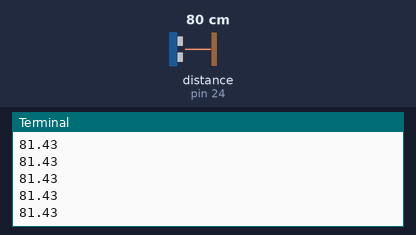
The program below on a simulated Raspberry Pi (header pin numbers). On the bench: the last lines printed to the terminal. The test bench sets the inputs (shaded band); at power-on: distance to the obstacle (sensor on pin 24) 80 cm. The echo pulse lasts 58.3 µs per cm; the clock reads 2024-03-15 10:24:30 at power-on unless the program sets it.

Above: at 2.2 s.
2.3 s: distance to the obstacle (sensor on pin 24) set to 2 cm
At 2.34 s:
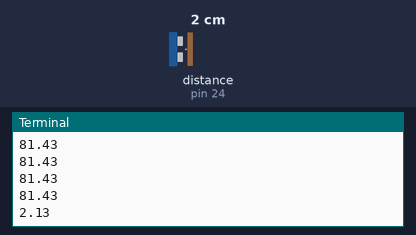
3.8 s: distance to the obstacle (sensor on pin 24) set to 4 cm
At 3.81 s:
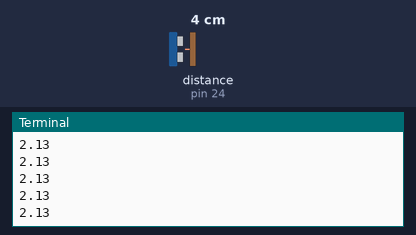
Timing chart, 0 to 6.8 s (numbered marks = the images above; inputs shaded):
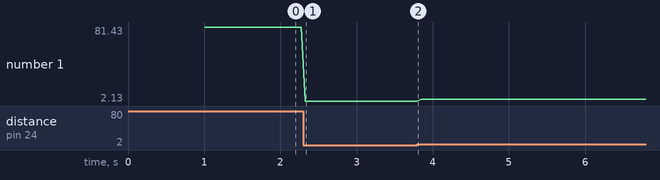

Measured:
- after the input at 2.3 s, the terminal: prints a new line at once (image 1)
- plotted number 1: 81.43 → 2.13 after the input at 2.3 s, 2.13 → 4.24 after the input at 3.8 s

The program:

obst2.py
```python
# coding:utf-8

import sys
import time
import signal
import RPi.GPIO as GPIO

# Define a numeração dos pinos de acordo com a placa
GPIO.setmode(GPIO.BOARD)

# Função para finalizar o acesso à GPIO do Raspberry de forma segura
def clean():
    GPIO.cleanup()

# Função para finalizar o programa de forma segura com CTRL-C
def sigint_handler(signum, instant):
    clean()
    sys.exit()

# Ativar a captura do sinal SIGINT (Ctrl-C)
signal.signal(signal.SIGINT, sigint_handler)

# TRIG será conectado ao pino 18. ECHO ao pino 16.
TRIG = 23
ECHO = 24

# Variáveis para auxiliar no controle do loop principal
# sampling_rate: taxa de amostragem em Hz, isto é, em média,
#   quantas leituras do sonar serão feitas por segundo
# speed_of_sound: velocidade do som no ar a 30ºC em m/s
# max_distance: máxima distância permitida para medição
# max_delta_t: um valor máximo para a variável delta_t,
#   baseado na distância máxima max_distance
sampling_rate = 20.0
speed_of_sound = 349.10
max_distance = 4.0
max_delta_t = max_distance / speed_of_sound

# Define TRIG como saída digital
# Define ECHO como entrada digital
GPIO.setup(TRIG, GPIO.OUT)
GPIO.setup(ECHO, GPIO.IN)

# Inicializa TRIG em nível lógico baixo
GPIO.output(TRIG, False)
time.sleep(1)

print ("Sampling Rate:", sampling_rate, "Hz")
print ("Distances (cm)")

# Loop principal. Será executado até que que seja pressionado CTRL-C
while True:

    # Gera um pulso de 10ms em TRIG.
    # Essa ação vai resultar na transmissão de ondas ultrassônicas pelo
    # transmissor do módulo sonar.
    GPIO.output(TRIG, True)
    time.sleep(0.00001)
    GPIO.output(TRIG, False)

    # Atualiza a variável start_t enquanto ECHO está em nível lógico baixo.
    # Quando ECHO trocar de estado, start_t manterá seu valor, marcando
    # o momento da borda de subida de ECHO. Este é o momento em que as ondas
    # sonoras acabaram de ser enviadas pelo transmissor.
    while GPIO.input(ECHO) == 0:
      start_t = time.time()

    # Atualiza a variável end_t enquando ECHO está em alto. Quando ECHO
    # voltar ao nível baixo, end_t vai manter seu valor, marcando o tempo
    # da borda de descida de ECHO, ou o momento em que as ondas refletidas
    # por um objeto foram captadas pelo receptor. Caso o intervalo de tempo
    # seja maior que max_delta_t, o loop de espera também será interrompido.
    while GPIO.input(ECHO) == 1 and time.time() - start_t < max_delta_t:
      end_t = time.time()

    # Se a diferença entre end_t e start_t estiver dentro dos limites impostos,
    # atualizamos a variável delta_t e calculamos a distância até um obstáculo.
    # Caso o valor de delta_t não esteja nos limites determinados definimos a
    # distância como -1, sinalizando uma medida mal-sucedida.
    if end_t - start_t < max_delta_t:
        delta_t = end_t - start_t
        distance = 100*(0.5 * delta_t * speed_of_sound)
    else:
        distance = -1

    # Imprime o valor da distância arredondado para duas casas decimais
    print (round(distance, 2))

    # Um pequeno delay para manter a média da taxa de amostragem
    time.sleep(1/sampling_rate)
```
